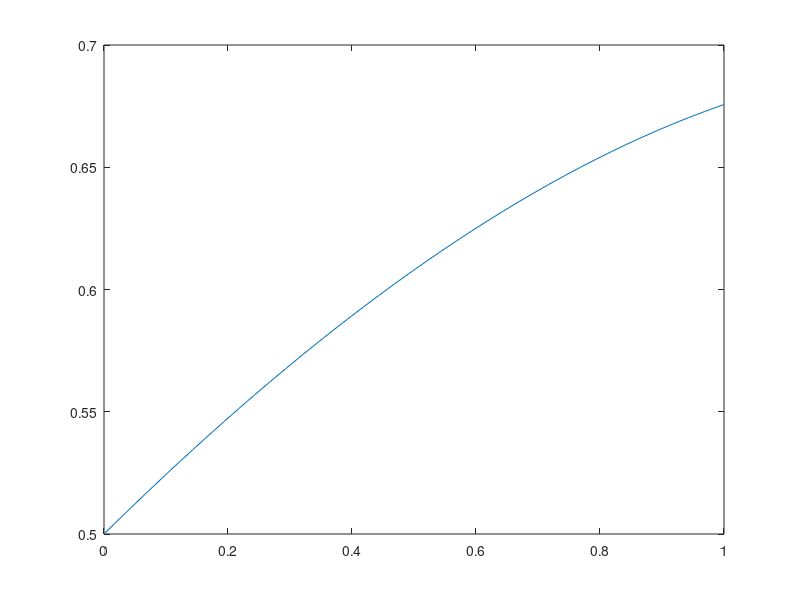

Write MATLAB code to recreate this figure.
%% Solving ODE 
clear all
clc

t= 0:1:10;
f=@(t,x)(2-x^2);
[t,x]= ode23(f,t,1);
plot(t,x)

%% Another way of solving ODE

x=4;
k=2;
u=1;
Y0=0.5;

f = @(y,u)((-y+k*u)/x);
[t,y]=ode45(f,[0,1],Y0);
plot(t,y)
